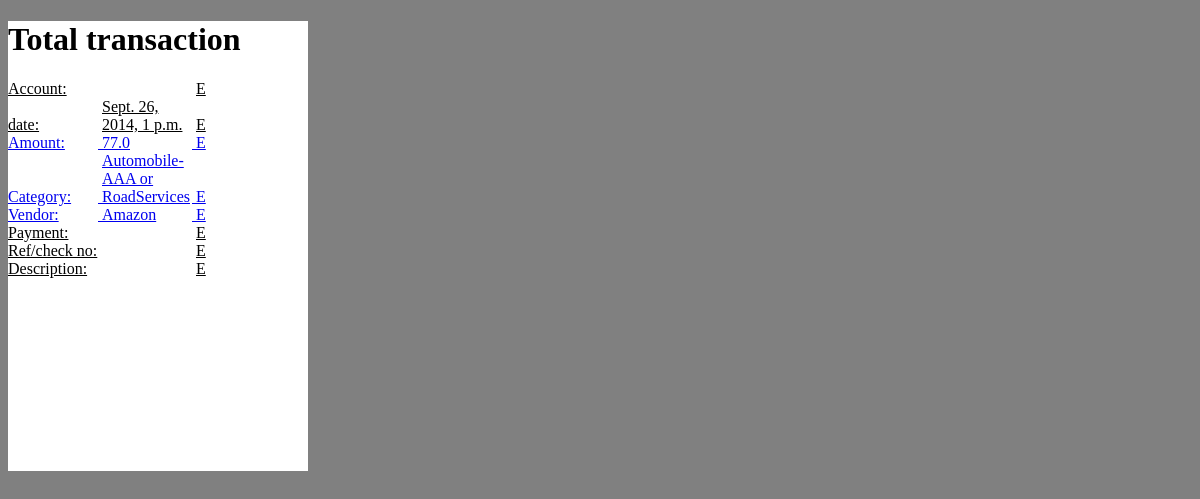
The page /list/total_transaction/1 on the database as committed earlier.
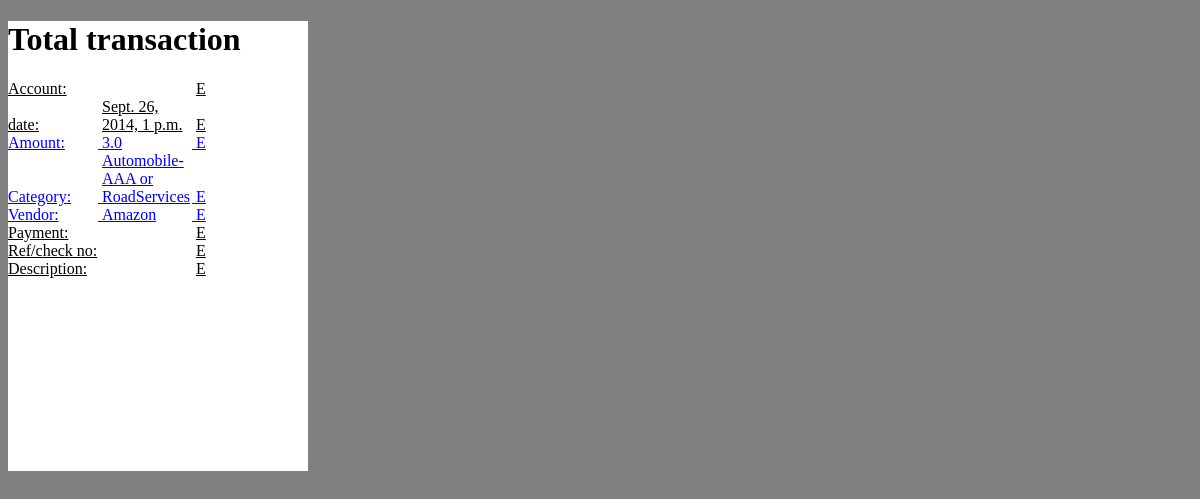
The same page on the database as committed later.
### fam_account/models.py (models this page shows, shortened)
class Transaction(models.Model):
    amount = models.FloatField(default=0)
    choice = models.ForeignKey(Choice,blank= True, null=True)#parementer says that this field is not mandatory to fill in brower
    vendor = models.ForeignKey(Vendor)
    note = models.CharField(max_length=200,blank=True)#null is only requre for foreigh key
    User = models.ForeignKey(User)
    date = models.DateTimeField()

### fam_account/views.py (the view)
# urls.py: url(r'^list/total_transaction/(?P<id>\d+)$', views.total_transaction, name='total_transaction'),
def total_transaction(request, id):
    context = RequestContext(request)
    total_transaction = Transaction.objects.get(pk=id)
    context_dict = {
        'total_transaction ': total_transaction,
        'id': id,
        'amount': total_transaction.amount,
        'date' :total_transaction.date,
        'choice':total_transaction.choice,
        'vendor':total_transaction.vendor,
    }
    return render_to_response('fam_account/total_transaction.html', context_dict, context)

### fam_account/models.py (called while the page is built)
    def __unicode__(self):
        return self.category.name+'- ' + self.name

    def __unicode__(self):
        return self.name

### templates/fam_account/total_transaction.html (shortened to what this page needs)
<!DOCTYPE html>
<html>
<head>
    <link rel="stylesheet" href="/static/main.css">
</head>
<body>
<div id="outside">
    <h1>Total transaction</h1>
    <div>
<span>
    Account:
</span>
    <span>
            E
    </span>
    </div>
    <div>
<span>
    date:
</span>
    <span>
        {{date}}
    </span>
    <span>
            E
    </span>
    </div>
    <div>
        <a href="/fam_account/edit_amount/{{id}}">
<span>
    Amount:
</span>
    <span>
        {{ amount }}
    </span>
    <span>
            E
    </span>
        </a>
    </div>
    <div>
        <a href="/category_list/{{id}}">
<span>
    Category:
</span>
    <span>
        {{choice}}
    </span>
    <span>
            E
    </span>
        </a>
    </div>
    <div>
        <a href="/total_transaction/vendor/{{id}}">
<span>
    Vendor:
</span>
    <span>
        {{vendor}}
    </span>
    <span>
        E
    </span>
        </a>
    </div>
    <div>
<span>
    Payment:
</span>
    <span>
            E
    </span>
    </div>
    <div>
<span>
    Ref/check no:
</span>
    <span>
            E
    </span>
    </div>
<div>
<span>
    Description:
</span>
    <span>
            E
    </span>
</div>
<br>
</div>
</body>
</html>

Rows that differ between the two databases and show on the page:
changed Transaction: amount "77.0" → "3.0"
